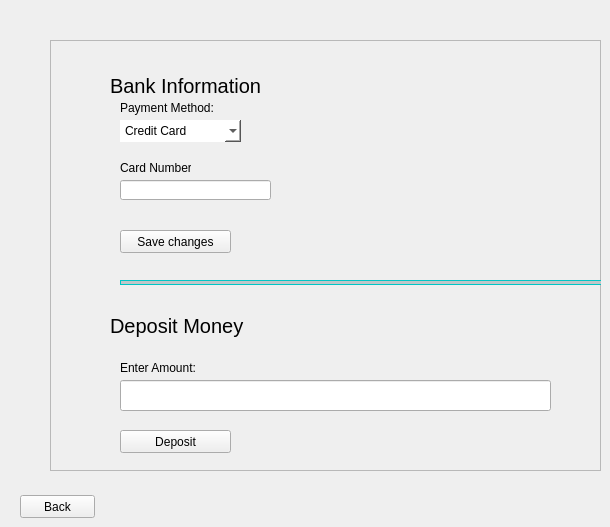
           <widget class="QWidget" name="settings_bank_page">
            <widget class="QFrame" name="frame_14">
             <property name="geometry">
              <rect>
               <x>50</x>
               <y>40</y>
               <width>551</width>
               <height>431</height>
              </rect>
             </property>
             <property name="styleSheet">
              <string notr="true">border-bottom: 5px solid;
border-right: 5px solid;
border-color: rgb(192, 198, 200);</string>
             </property>
             <property name="frameShape">
              <enum>QFrame::StyledPanel</enum>
             </property>
             <property name="frameShadow">
              <enum>QFrame::Raised</enum>
             </property>
             <widget class="QPushButton" name="save_bank_info_button">
              <property name="geometry">
               <rect>
                <x>70</x>
                <y>190</y>
                <width>111</width>
                <height>23</height>
               </rect>
              </property>
              <property name="styleSheet">
               <string notr="true">
QPushButton {
                
	background-color: blue;
                border: none;
                border-radius: 5px;

				color: white
            }
QPushButton:hover {
                background-color: gray;
            };
</string>
              </property>
              <property name="text">
               <string>Save changes</string>
              </property>
             </widget>
             <widget class="QLineEdit" name="card_number_edit">
              <property name="geometry">
               <rect>
                <x>70</x>
                <y>140</y>
                <width>151</width>
                <height>20</height>
               </rect>
              </property>
             </widget>
             <widget class="QPushButton" name="deposit_money_button">
              <property name="geometry">
               <rect>
                <x>70</x>
                <y>390</y>
                <width>111</width>
                <height>23</height>
               </rect>
              </property>
              <property name="styleSheet">
               <string notr="true">
QPushButton {
                
	background-color: blue;
                border: none;
                border-radius: 5px;

				color: white
            }
QPushButton:hover {
                background-color: gray;
            };
</string>
              </property>
              <property name="text">
               <string>Deposit</string>
              </property>
             </widget>
             <widget class="QLabel" name="label_35">
              <property name="geometry">
               <rect>
                <x>60</x>
                <y>270</y>
                <width>141</width>
                <height>31</height>
               </rect>
              </property>
              <property name="styleSheet">
               <string notr="true">font-size: 20px;
border: none
</string>
              </property>
              <property name="text">
               <string>Deposit Money</string>
              </property>
             </widget>
             <widget class="QLineEdit" name="deposit_money_line_edit">
              <property name="geometry">
               <rect>
                <x>70</x>
                <y>340</y>
                <width>431</width>
                <height>31</height>
               </rect>
              </property>
             </widget>
             <widget class="QFrame" name="frame_15">
              <property name="geometry">
               <rect>
                <x>70</x>
                <y>240</y>
                <width>500</width>
                <height>5</height>
               </rect>
              </property>
              <property name="styleSheet">
               <string notr="true">background-color: rgb(0, 255, 255);</string>
              </property>
              <property name="frameShape">
               <enum>QFrame::StyledPanel</enum>
              </property>
              <property name="frameShadow">
               <enum>QFrame::Raised</enum>
              </property>
             </widget>
             <widget class="QLabel" name="label_36">
              <property name="geometry">
               <rect>
                <x>70</x>
                <y>320</y>
                <width>101</width>
                <height>16</height>
               </rect>
              </property>
              <property name="styleSheet">
               <string notr="true">border: none
</string>
              </property>
              <property name="text">
               <string>Enter Amount:</string>
              </property>
             </widget>
             <widget class="QLabel" name="label_37">
              <property name="geometry">
               <rect>
                <x>60</x>
                <y>30</y>
                <width>171</width>
                <height>31</height>
               </rect>
              </property>
              <property name="styleSheet">
               <string notr="true">font-size: 20px;
border: none
</string>
              </property>
              <property name="text">
               <string>Bank Information</string>
              </property>
             </widget>
             <widget class="QComboBox" name="payment_method_combo_box">
              <property name="geometry">
               <rect>
                <x>70</x>
                <y>80</y>
                <width>121</width>
                <height>22</height>
               </rect>
              </property>
              <property name="styleSheet">
               <string notr="true">border: none;
background-color: white</string>
              </property>
              <item>
               <property name="text">
                <string>Credit Card</string>
               </property>
              </item>
              <item>
               <property name="text">
                <string>Bank Transfer</string>
               </property>
              </item>
              <item>
               <property name="text">
                <string>E-Bill</string>
               </property>
              </item>
              <item>
               <property name="text">
                <string>Online Payment</string>
               </property>
              </item>
             </widget>
             <widget class="QLabel" name="label_38">
              <property name="geometry">
               <rect>
                <x>70</x>
                <y>60</y>
                <width>101</width>
                <height>16</height>
               </rect>
              </property>
              <property name="styleSheet">
               <string notr="true">border: none
</string>
              </property>
              <property name="text">
               <string>Payment Method:</string>
              </property>
             </widget>
             <widget class="QLabel" name="label_34">
              <property name="geometry">
               <rect>
                <x>70</x>
                <y>120</y>
                <width>71</width>
                <height>16</height>
               </rect>
              </property>
              <property name="styleSheet">
               <string notr="true">border: none
</string>
              </property>
              <property name="text">
               <string>Card Number:</string>
              </property>
             </widget>
            </widget>
            <widget class="QPushButton" name="back_to_settings_page_button_2">
             <property name="geometry">
              <rect>
               <x>20</x>
               <y>495</y>
               <width>75</width>
               <height>23</height>
              </rect>
             </property>
             <property name="styleSheet">
              <string notr="true">
QPushButton {
                
	background-color: blue;
                border: none;
                border-radius: 5px;

				color: white
            }
QPushButton:hover {
                background-color: gray;
            };
</string>
             </property>
             <property name="text">
              <string>Back</string>
             </property>
            </widget>
           </widget>
